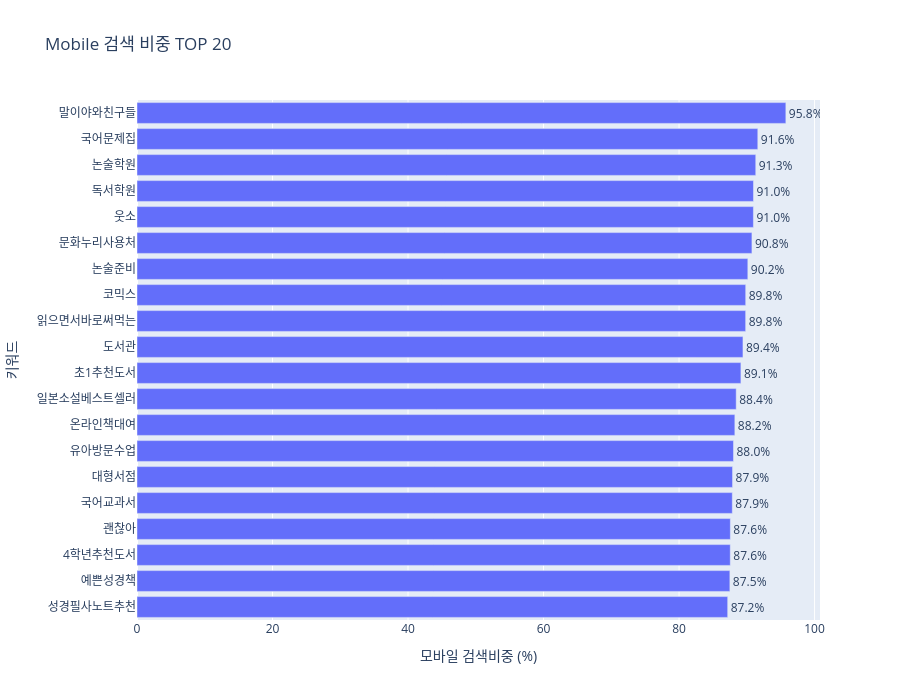

Notebook source saved alongside this figure:
### Code cell
import plotly.express as px

fig = px.bar(
    mobile_keyword,
    x="mobile_ratio",
    y="keyword",
    title="Mobile 검색 비중 TOP 20",
    labels={
        "mobile_ratio": "모바일 검색비중 (%)",
        "keyword": "키워드"
    },
    hover_data=[
        "search_total",
        "search_mobile"
    ],
    # text_auto=True
    text="mobile_ratio"
)

fig.update_layout(
    yaxis={
        "categoryorder": "total ascending"
    },
    height=700
)

fig.update_traces(
    texttemplate="%{text:,.1f}%",
    textposition="outside"
)

fig.show()

### Figure 1 — Plotly figure (JSON) as saved in the notebook; plotly's stock layout.template omitted (floating-point values rounded to 4 significant figures)
{"data": [{"customdata": [[3540.0, 3390.0], [1910.0, 1750.0], [11060.0, 10100.0], [1220.0, 1110.0], [13960.0, 12700.0], [3570.0, 3240.0], [1320.0, 1190.0], [2460.0, 2210.0], [2360.0, 2120.0], [88670.0, 79300.0], [1380.0, 1230.0], [1470.0, 1300.0], [1530.0, 1350.0], [1170.0, 1030.0], [3470.0, 3050.0], [1730.0, 1520.0], [5230.0, 4580.0], [2090.0, 1830.0], [1440.0, 1260.0], [1170.0, 1020.0]], "hovertemplate": "모바일 검색비중 (%)=%{text}<br>키워드=%{y}<br>search_total=%{customdata[0]}<br>search_mobile=%{customdata[1]}<extra></extra>", "legendgroup": "", "marker": {"color": "#636efa", "pattern": {"shape": ""}}, "name": "", "orientation": "h", "showlegend": false, "text": [95.76, 91.62, 91.32, 90.98, 90.97, 90.76, 90.15, 89.84, 89.83, 89.43, 89.13, 88.44, 88.24, 88.03, 87.9, 87.86, 87.57, 87.56, 87.5, 87.18], "textposition": "outside", "texttemplate": "%{text:,.1f}%", "type": "bar", "x": [95.76, 91.62, 91.32, 90.98, 90.97, 90.76, 90.15, 89.84, 89.83, 89.43, 89.13, 88.44, 88.24, 88.03, 87.9, 87.86, 87.57, 87.56, 87.5, 87.18], "xaxis": "x", "y": ["말이야와친구들", "국어문제집", "논술학원", "독서학원", "웃소", "문화누리사용처", "논술준비", "코믹스", "읽으면서바로써먹는", "도서관", "초1추천도서", "일본소설베스트셀러", "온라인책대여", "유아방문수업", "대형서점", "국어교과서", "괜찮아", "4학년추천도서", "예쁜성경책", "성경필사노트추천"], "yaxis": "y"}], "layout": {"barmode": "relative", "height": 700, "legend": {"tracegroupgap": 0}, "title": {"text": "Mobile 검색 비중 TOP 20"}, "xaxis": {"anchor": "y", "domain": [0, 1], "title": {"text": "모바일 검색비중 (%)"}}, "yaxis": {"anchor": "x", "categoryorder": "total ascending", "domain": [0, 1], "title": {"text": "키워드"}}}}
